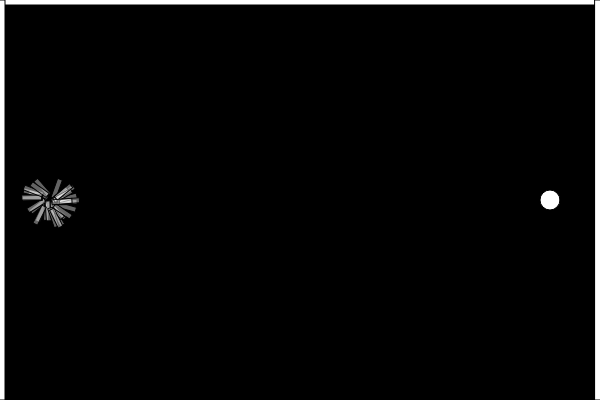
Frame 1 (no input)
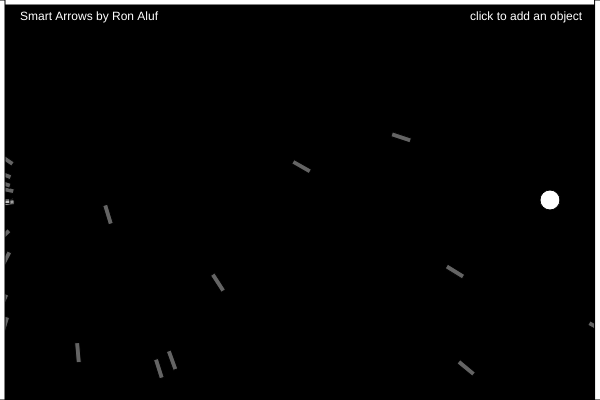
Frame 60 (no input)
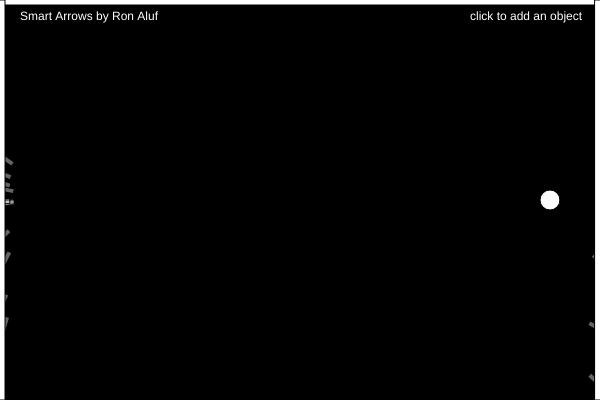
Frame 120 (the mouse pressed at the canvas centre since frame 60)

The p5.js sketch that drew these frames (run headless with seeded random() and noise() and a simulated clock; from frame 60 on, the mouse is pressed at the canvas centre):

// p5.js sketch
// ── sketch.js
let count = 0;
let lifespan = 200;
let objects = [];
let clicked = false
let newObjPos;
let population
let traget
let targetSize
function setup() {
  createCanvas(600, 400);
  population = new Population();
  target = createVector(550,200);
  targetSize = 20;
  objects.push(new Obj(createVector(200,0),createVector(1200,10)));
  objects.push(new Obj(createVector(0,200),createVector(10,400)));
  objects.push(new Obj(createVector(600,200),createVector(10,400)));


}

function draw() {
  background(0);
  text('Smart Arrows by Ron Aluf', 20, 20)
  text('click to add an object', 470, 20)
  population.run();
  count++;
  
  for(let i = 0; i < objects.length; i++)
  {
    objects[i].show();
  }
  
  if(count == lifespan)
  {
    population.evaluate();
    population.selection()
    count = 0;
  }
  drawTarget();
}

function drawTarget()
{
  circle(target.x, target.y, targetSize)
}

function mouseClicked() {
  objects.push(new Obj(createVector(mouseX,mouseY),createVector(30,30)));

}
// ── Arrow.js
class Arrow
{
  constructor(dna)
  {
    if(dna)
    {
      this.dna = dna;
    }
    else
    {
      this.dna = p5.Vector.random2D();
      this.dna.setMag(random(10));
    } 
    this.pos = createVector(50,200);
    this.vel = createVector();
    this.acc = this.dna;
    this.gravity = createVector(0,0.1);
    this.fitness = 0;
    this.completed = false;
    this.crashed = false;
  }
  
  update()
  {
    let  d = dist(this.pos.x, this.pos.y, target.x, target.y);
    if(d < targetSize / 2)
    {
      this.completed = true;
    }
    
   for(let i = 0; i< objects.length; i++)
      {
        if(this.pos.x > objects[i].pos.x - objects[i].size.x / 2 &&             this.pos.x < objects[i].pos.x + objects[i].size.x / 2)
        {
          if(abs(this.pos.y - objects[i].pos.y) < objects[i].size.y / 2)
            {
              this.crashed = true;
            }
        }
      }
    
    if(!this.completed && !this.crashed)
    {
      this.vel.add(this.acc);
      this.vel.add(this.gravity);
      this.pos.add(this.vel);
      this.acc = createVector(0,0);
    }
  }
  
  calcFitness()
  {
      let d = dist(this.pos.x, this.pos.y, target.x ,target.y);
      this.fitness = 1 / d;
      
      if(this.carshed)
      {
         this.fitness *= 0.1;     
      }

      if(this.completed)
      {
         this.fitness *= 5;     
      }
  }
  
  
  show()
  {
    push();
    translate(this.pos.x, this.pos.y);
    rotate(this.vel.heading());
    fill(255,100);
    rect(0,0,20,5);
    pop();
  }
}
// ── Obj.js
class Obj
{
  constructor(pos,size)
  {
    this.pos = pos
    this.size = size

  }
  
  show()
  {
    rectMode(CENTER);
    fill(255);
    rect(this.pos.x, this.pos.y, this.size.x, this.size.y);
  }
}
// ── Population.js
class Population
{
  constructor()
  {
    this.popSize = 30;
    this.arrows = [];
    this.matingpool = [];
    
    for(let i = 0; i < this.popSize; i++)
    {
      this.arrows.push(new Arrow());
    }  
  }
  
  run()
  {
    for(let i = 0; i < this.arrows.length; i++)
    {
      this.arrows[i].update();
      this.arrows[i].show();
    }  
  }
  
  
  evaluate()
  {
      var maxfit = 0; 
      for(let i = 0; i < this.popSize; i++)
      {
          this.arrows[i].calcFitness();
          if(this.arrows[i].fitness  > maxfit)
          {
              maxfit = this.arrows[i].fitness;
          }
      }
      for(let i = 0; i < this.popSize; i++)
      {
          this.arrows[i].fitness /= maxfit;
      }
    
      this.matingpool = [];
      
      for(let i = 0; i < this.popSize; i++)
      {
          var n = this.arrows[i].fitness * 100;
          for(var j = 0; j < n; j++)
          {
              this.matingpool.push(this.arrows[i]);
          }
      }
  }
  
    
    selection()
    {
      var newArrows = [];
      for(let i = 0; i < this.arrows.length; i++)
        {
          var parentA = random(this.matingpool).dna;
          var parentB = random(this.matingpool).dna; 
          var child = parentA.copy().add(parentB);
          child.setMag((parentB.mag()  + parentA.mag()) / 2)
          if(random(1) < 0.3)
          {
            child = p5.Vector.random2D();
            child.setMag(random(10));

          }
          newArrows[i] = new Arrow(child);
        }   
      this.arrows = newArrows;
    }  
}
